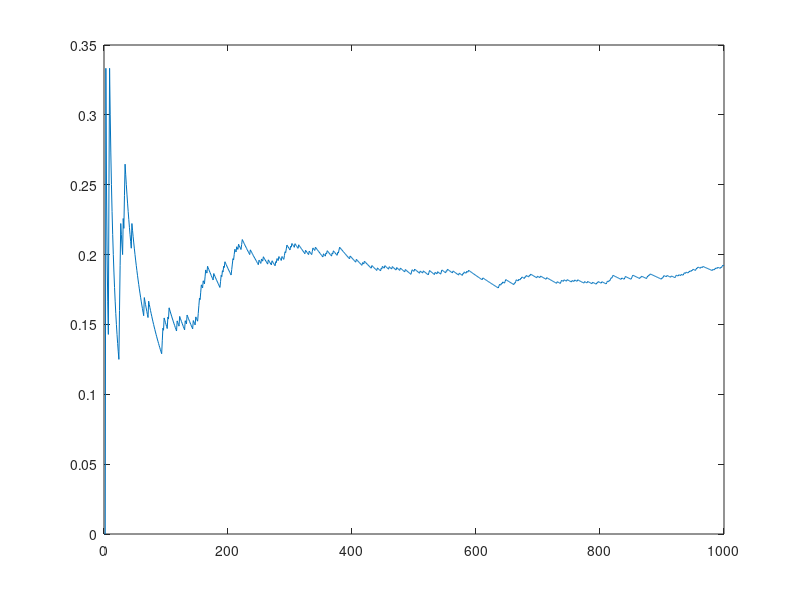

Here is the MATLAB script that generated this plot:
%%%%%%%%%%%%%%%%%%%% Problem 1 %%%%%%%%%%%%%%%%%%%%%%%

%PROB = 0.2

%x = rand(n,m) from 0 to 1, m times
%x = rand(1,1000)
%x = randn(1,1000) (mean 0, var 1)
% x(m,s) = m + s*randn(1,1000)
%sample variance = cumsum((x - samplemean).^2./[1:1:1000]);

%x_b = (x < PROB)

%sum(x_b)
%tmp = cumsum(x_b)

% x = { x(1) ... x(1000) }
% y = { y(1) ... y(1000) }
% ./  =>  x ./ y = [ x(1)/y(1) , x(2)/y(2) , ... ]

%SampleMean = cumsum(x_b) ./ [1:1:100];

%%%%%%%%%%%%%%%%%%%%%%%%%%%%%%%%%

clear all

PROB = 0.2; 

x = rand(1,1000);
x_b = (x < PROB);
SampleMean = cumsum(x_b) ./ [1:1:1000];
SampleVariance = cumsum((x - SampleMean).^2./[1:1:1000]);

plot(SampleMean)

%x(SampleMean,SampleVariance) = SampleMean + SampleVariance * rand(1,1000);





